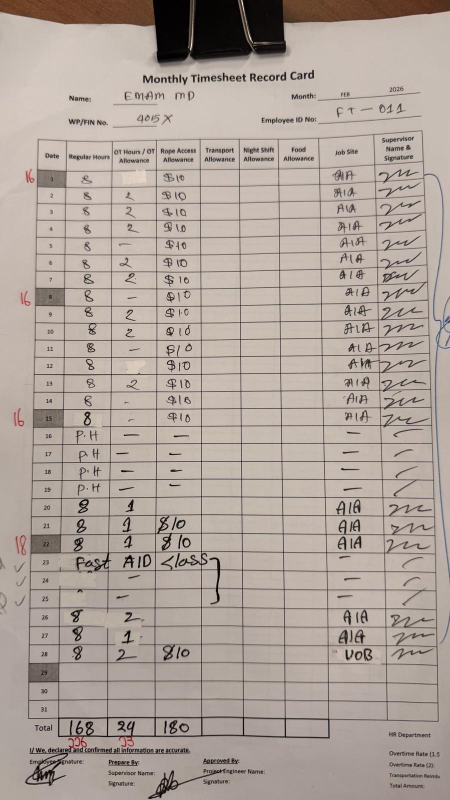
#> input picture ocr_images/WhatsApp Image 2026-03-19 at 14.43.01.jpeg, 900 x 1600 px (shown at 1/2 size)
$ python -i paddle_ocr_local.py   (imports and definitions only)
#> lines starting #> are read from the running program, lines starting #| are printed output that depends on the picture; after the words box and inside, x2 and y2 are one past the last pixel; in counts of white or black regions, pixels touching at a corner belong together
#> further down, picture is the input picture: shape (1600, 900, 3); mean B, G, R 155.5, 163.4, 175.2
from __future__ import annotations

import argparse
import csv
import json
import re
from dataclasses import asdict, dataclass
from pathlib import Path
from typing import Any

import cv2
import numpy as np
from paddleocr import PaddleOCR


IMAGE_SUFFIXES = {".jpg", ".jpeg", ".png", ".bmp", ".tif", ".tiff", ".webp"}
BASE_DIR = Path(__file__).resolve().parent
DEFAULT_INPUT = BASE_DIR / "ocr_images"
DEFAULT_OUTPUT = BASE_DIR / "paddleocr_output"
DEFAULT_LEARNING_DIR = BASE_DIR / "learning"
DEFAULT_CORRECTIONS_PATH = DEFAULT_LEARNING_DIR / "field_corrections.json"
DEFAULT_PROFILES_PATH = DEFAULT_LEARNING_DIR / "field_profiles.json"
DEFAULT_MANIFEST = "processed_manifest.json"
TABLE_ROW_COUNT = 31
MIN_CONTOUR_AREA_RATIO = 0.2
LEARNED_CORRECTIONS: dict[str, Any] = {}
LEARNED_PROFILES: dict[str, Any] = {}

# Normalized regions tuned for the Monthly Timesheet Record Card layout.
HEADER_BOXES = {
    "document_title": (0.22, 0.045, 0.75, 0.12),
    "employee_name": (0.12, 0.115, 0.46, 0.185),
    "wp_fin_no": (0.12, 0.155, 0.44, 0.23),
    "month_year": (0.60, 0.10, 0.97, 0.165),
    "employee_id": (0.53, 0.145, 0.98, 0.22),
}

COLUMN_BOXES = {
    "day": (0.0, 0.17, 0.045, 0.91),
    "regular_hours": (0.045, 0.17, 0.145, 0.91),
    "ot_hours": (0.145, 0.17, 0.252, 0.91),
    "rope_access_allowance": (0.252, 0.17, 0.427, 0.91),
    "transport_allowance": (0.427, 0.17, 0.545, 0.91),
    "night_shift_allowance": (0.545, 0.17, 0.655, 0.91),
    "food_allowance": (0.655, 0.17, 0.763, 0.91),
    "job_site": (0.763, 0.17, 0.873, 0.91),
    "supervisor_signature": (0.873, 0.17, 0.995, 0.91),
}

TOTAL_BOXES = {
    "regular_hours": (0.045, 0.91, 0.145, 0.965),
    "ot_hours": (0.145, 0.91, 0.252, 0.965),
    "rope_access_allowance": (0.252, 0.91, 0.427, 0.965),
    "transport_allowance": (0.427, 0.91, 0.545, 0.965),
    "night_shift_allowance": (0.545, 0.91, 0.655, 0.965),
    "food_allowance": (0.655, 0.91, 0.763, 0.965),
}

FOOTER_BOXES = {
    "employee_signature": (0.18, 0.945, 0.43, 0.995),
    "prepare_by": (0.17, 0.955, 0.35, 0.995),
    "supervisor_name": (0.43, 0.955, 0.68, 0.995),
    "approved_by": (0.69, 0.955, 0.84, 0.995),
    "project_engineer_name": (0.74, 0.955, 0.98, 0.995),
}

MONTH_MAP = {
    "jan": "01",
    "feb": "02",
    "mar": "03",
    "apr": "04",
    "may": "05",
    "jun": "06",
    "jul": "07",
    "aug": "08",
    "sep": "09",
    "oct": "10",
    "nov": "11",
    "dec": "12",
}


@dataclass
class OCRLine:
    source_file: str
    page_index: int
    line_index: int
    text: str
    score: float
    box: list[list[float]]


# [107 lines left out: functions parse_args, iter_images, build_ocr_engine, load_image, orientation_candidates, not called in this run]


def crop_to_foreground(image: np.ndarray, padding: int = 20) -> np.ndarray:
#> called with padding = 20
    gray = cv2.cvtColor(image, cv2.COLOR_BGR2GRAY)
    mask = gray < 245
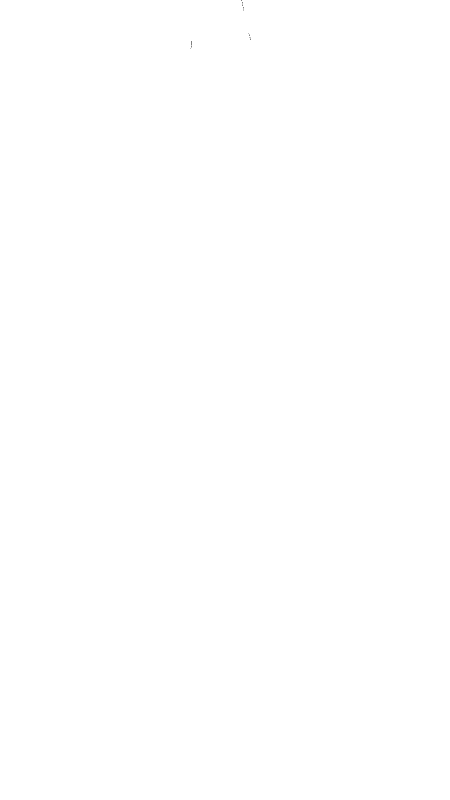
#> mask: shape (1600, 900) bool (shown at 1/2 size); 100% white; black in thin lines or dots, all inside (x1, y1, x2, y2) = (381, 0, 502, 98)
    points = cv2.findNonZero(mask.astype(np.uint8))
#> points = contour of 1439965 points, box (x1, y1, x2, y2) (0, 0, 900, 1600), area 0
    if points is None:
        return image

    x, y, width, height = cv2.boundingRect(points)
#> x = 0; y = 0; width = 900; height = 1600
    start_x = max(0, x - padding)
#> start_x = 0
    start_y = max(0, y - padding)
#> start_y = 0
    end_x = min(image.shape[1], x + width + padding)
#> end_x = 900
    end_y = min(image.shape[0], y + height + padding)
#> end_y = 1600
    return image[start_y:end_y, start_x:end_x]


def order_points(points: np.ndarray) -> np.ndarray:
    rect = np.zeros((4, 2), dtype=np.float32)
    summed = points.sum(axis=1)
    diff = np.diff(points, axis=1)
    rect[0] = points[np.argmin(summed)]
    rect[2] = points[np.argmax(summed)]
    rect[1] = points[np.argmin(diff)]
    rect[3] = points[np.argmax(diff)]
    return rect


def find_card_contour(image: np.ndarray) -> np.ndarray | None:
    image_area = image.shape[0] * image.shape[1]
#> image_area = 1440000
    gray = cv2.cvtColor(image, cv2.COLOR_BGR2GRAY)
    blurred = cv2.GaussianBlur(gray, (5, 5), 0)
    edged = cv2.Canny(blurred, 40, 140)
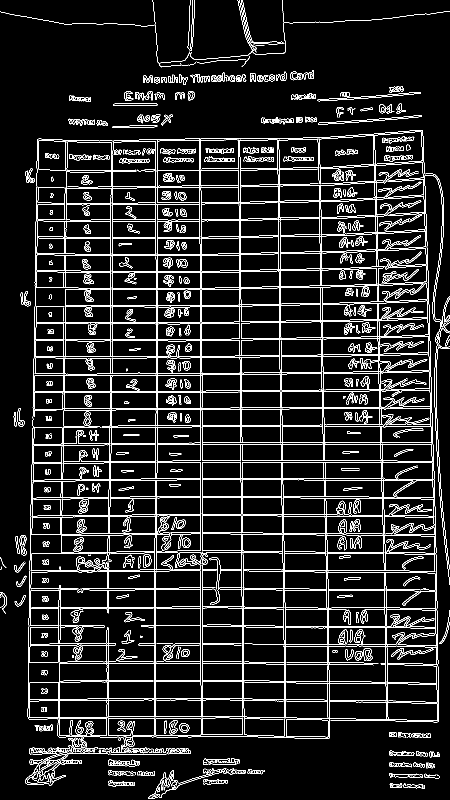
#> edged: shape (1600, 900) (shown at 1/2 size); 8.6% white in thin lines or dots
    edged = cv2.dilate(edged, np.ones((3, 3), dtype=np.uint8), iterations=2)
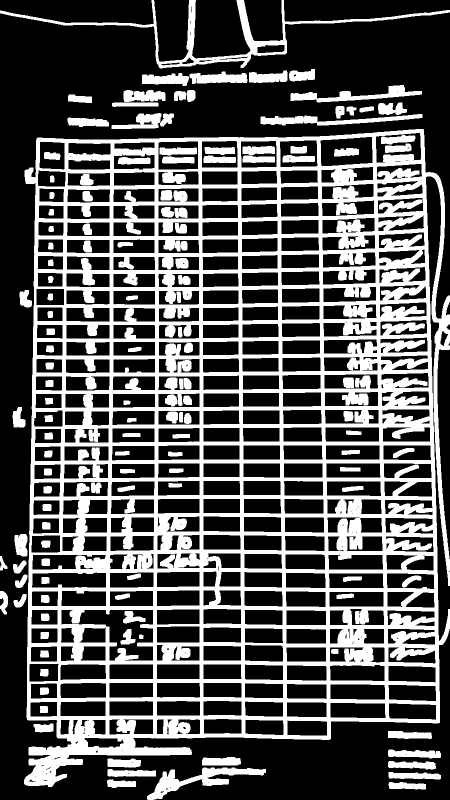
#> edged: shape (1600, 900) (shown at 1/2 size); 33.3% white; 131 white regions

    contours, _ = cv2.findContours(edged, cv2.RETR_EXTERNAL, cv2.CHAIN_APPROX_SIMPLE)
#> contours = 39 contours; largest, box (x1, y1, x2, y2) and area: (48, 258, 900, 1574) 978018, (0, 0, 900, 137) 10776, (294, 1535, 532, 1600) 4478, (521, 228, 845, 251) 2990, (581, 170, 844, 205) 2914
    contours = sorted(contours, key=cv2.contourArea, reverse=True)

    for contour in contours[:10]:
        area = cv2.contourArea(contour)
        if area < image_area * MIN_CONTOUR_AREA_RATIO:
            continue
        perimeter = cv2.arcLength(contour, True)
        approximation = cv2.approxPolyDP(contour, 0.02 * perimeter, True)
        if len(approximation) == 4:
            return approximation.reshape(4, 2)
#> this loop made 1 pass
#> (area, perimeter, approximation) on pass 1: (978018, 7044, [[846, 258], [73, 276], [50, 1569], [879, 1445]])

    return None


def warp_card(image: np.ndarray) -> np.ndarray:
    contour = find_card_contour(image)
#> contour = [[846, 258], [73, 276], [50, 1569], [879, 1445]]
    if contour is None:
        return image

    rect = order_points(contour.astype(np.float32))
#> in order_points, `summed = points.sum(axis=1)`: summed = [1104, 349, 1619, 2324]
#> in order_points, `diff = np.diff(points, axis=1)`: diff = [-588, 203, 1519, 566]
#> rect = [[73, 276], [846, 258], [879, 1445], [50, 1569]]
    width_top = np.linalg.norm(rect[1] - rect[0])
#> width_top = 773.2
    width_bottom = np.linalg.norm(rect[2] - rect[3])
#> width_bottom = 838.2
    height_left = np.linalg.norm(rect[3] - rect[0])
#> height_left = 1293.2
    height_right = np.linalg.norm(rect[2] - rect[1])
#> height_right = 1187.5
    max_width = int(max(width_top, width_bottom))
#> max_width = 838
    max_height = int(max(height_left, height_right))
#> max_height = 1293

    destination = np.array(
        [
            [0, 0],
            [max_width - 1, 0],
            [max_width - 1, max_height - 1],
            [0, max_height - 1],
        ],
        dtype=np.float32,
    )
#> destination = [[0, 0], [837, 0], [837, 1292], [0, 1292]]

    transform = cv2.getPerspectiveTransform(rect, destination)
#> transform = [[1.01, 0.018, -78.69], [0.0253, 1.09, -301.4], [-9.75e-05, 5.77e-05, 1]]
    return cv2.warpPerspective(image, transform, (max_width, max_height))
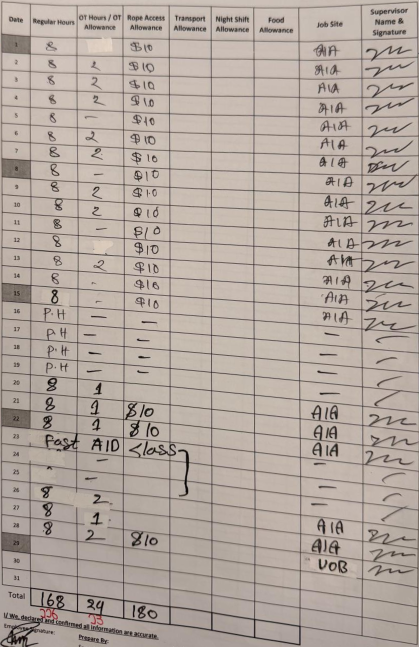
#> returned value: shape (1293, 838, 3) (shown at 1/2 size); mean of channels 0, 1, 2 158.9, 167, 178.6; drawn as B, G, R


def normalize_card_image(image: np.ndarray) -> np.ndarray:
    cropped = crop_to_foreground(image)
    warped = warp_card(cropped)
    return crop_to_foreground(warped)
#> in crop_to_foreground (call 3), `mask = gray < 245`: mask: shape (1293, 838) bool; every value is 1


def image_variants(image: np.ndarray) -> list[tuple[str, np.ndarray]]:
    cropped = crop_to_foreground(image)
    warped = normalize_card_image(image)
    return [
        ("raw", image),
        ("cropped", cropped),
        ("warped", warped),
        ("cropped_binary", preprocess_for_ocr(cropped)),
        ("warped_binary", preprocess_for_ocr(warped)),
    ]


def preprocess_for_ocr(image: np.ndarray) -> np.ndarray:
    gray = cv2.cvtColor(image, cv2.COLOR_BGR2GRAY)
    normalized = cv2.normalize(gray, None, 0, 255, cv2.NORM_MINMAX)
    return cv2.adaptiveThreshold(
        normalized,
        255,
        cv2.ADAPTIVE_THRESH_GAUSSIAN_C,
        cv2.THRESH_BINARY,
        31,
        11,
    )
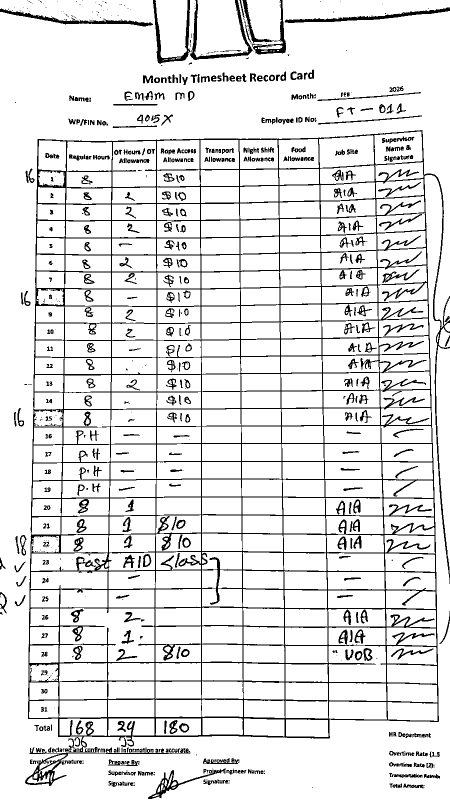
#> returned value: shape (1600, 900) (shown at 1/2 size); 88.9% white; black in thin lines or dots


# [92 lines left out: functions crop_box, split_column_into_rows, normalize_result, parse_line_entry, not called in this run]


def line_left(line: OCRLine) -> float:
    return min(point[0] for point in line.box) if line.box else 0.0


def line_right(line: OCRLine) -> float:
    return max(point[0] for point in line.box) if line.box else 0.0


def line_top(line: OCRLine) -> float:
    return min(point[1] for point in line.box) if line.box else 0.0


def line_bottom(line: OCRLine) -> float:
    return max(point[1] for point in line.box) if line.box else 0.0


def line_x_center(line: OCRLine) -> float:
    return (line_left(line) + line_right(line)) / 2


def line_y_center(line: OCRLine) -> float:
    return (line_top(line) + line_bottom(line)) / 2


# [19 lines left out: function group_lines_by_rows, not called in this run]


def group_to_text(group: list[OCRLine]) -> str:
    return clean_text(" ".join(line.text for line in sorted(group, key=line_x_center)))


# [48 lines left out: functions box_to_pixel_range, lines_in_box, average_score, normalize_ascii_text, not called in this run]


def tokenize_upper_words(text: str) -> list[str]:
    return [token for token in re.findall(r"[A-Z0-9-]+", text.upper()) if token]


# [224 lines left out: functions looks_like_name_token, extract_name_value, extract_wp_fin_value, extract_employee_id_value, header_quality, parse_header_from_lines and 4 more, not called in this run]


def ocr_lines(ocr: PaddleOCR, image: np.ndarray, use_cls: bool) -> list[OCRLine]:
    raw_result = ocr.ocr(image, cls=use_cls)
    return normalize_result(raw_result, source_file="")


# [21 lines left out: functions ocr_text, clean_text, not called in this run]


def digits_only(text: str) -> str:
    return "".join(char for char in text if char.isdigit())


# [17 lines left out: functions safe_file_stem, unique_output_path, not called in this run]


def build_manifest_key(image_path: Path) -> str:
    return str(image_path.resolve()).lower()


# [105 lines left out: functions image_signature, load_manifest, save_manifest, load_learned_corrections, load_learned_profiles, apply_learned_correction and 4 more, not called in this run]


def extract_number_like(text: str) -> str:
    match = re.search(r"\d+(?:\.\d+)?", text.replace(",", ""))
    return match.group(0) if match else ""


# [71 lines left out: functions extract_month_year, strip_label, normalize_cell_value, not called in this run]


def normalized_text_for_match(text: str) -> str:
    return normalize_ascii_text(text).upper().replace(" ", "")


# [527 lines left out: functions detect_table_body_bounds, build_table_column_boxes, postprocess_row_values, parse_table_fixed_grid, parse_header, parse_table and 11 more, not called in this run]


# [2 lines not run here, left out]

>>> import cv2
>>> picture = cv2.imread('ocr_images/WhatsApp Image 2026-03-19 at 14.43.01.jpeg')
>>> result = image_variants(picture)
#> in preprocess_for_ocr (call 2), `normalized = cv2.normalize(gray, None, 0, 255, cv2.NORM_MINMAX)`:
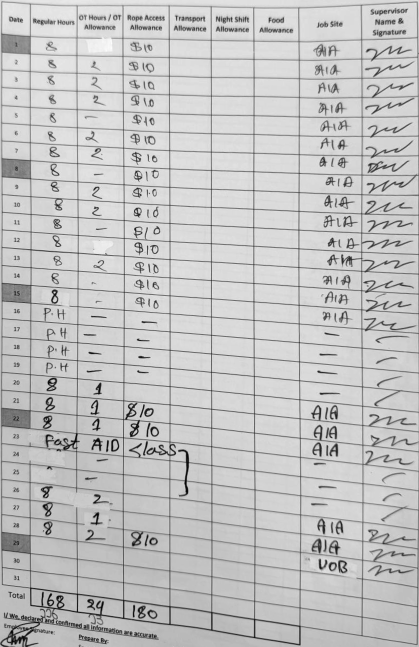
#> normalized: shape (1293, 838) (shown at 1/2 size); min 0, max 255, mean 194.5
#> in preprocess_for_ocr (call 2), `return cv2.adaptiveThreshold( normalized, 255, cv2.ADAPTIVE_THRESH_GAU..`:
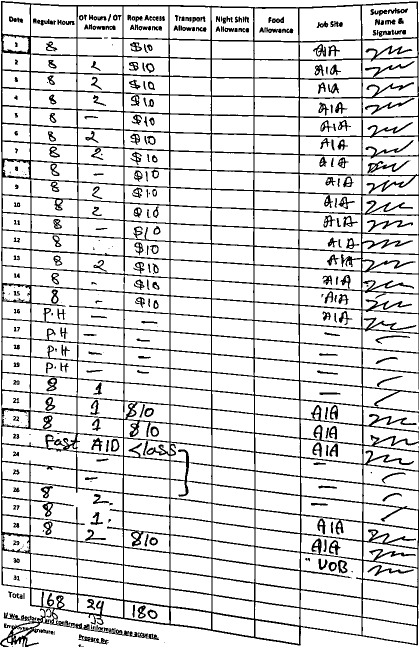
#> returned value: shape (1293, 838) (shown at 1/2 size); 85.6% white; 397 black regions (82 under 20 px), largest, box (x1, y1, x2, y2) and area: (0, 2, 838, 1293) 118069, (735, 321, 819, 347) 596, (734, 440, 826, 464) 549
#> result = 5 items
